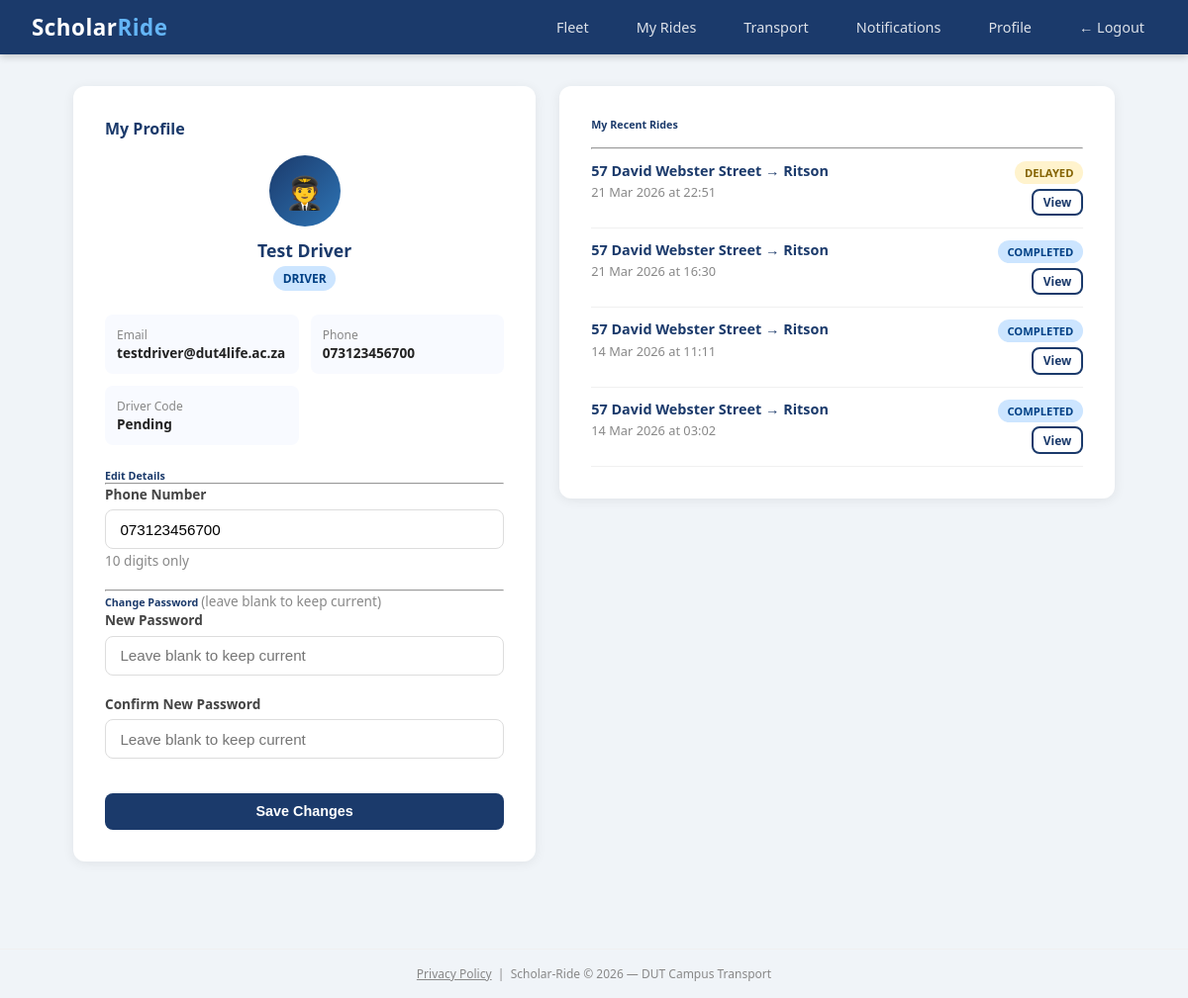
The page /profile (signed in) on the database its author committed.
### scholar_ride/models.py (models this page shows)
class User(db.Model, UserMixin):
    id = db.Column(db.Integer, primary_key=True)
    student_number = db.Column(db.String(20), unique=True, nullable=True)
    staff_number = db.Column(db.String(20), unique=True, nullable=True)
    full_name = db.Column(db.String(100), nullable=False)
    email = db.Column(db.String(120), unique=True, nullable=False)
    phone = db.Column(db.String(20), nullable=False)
    password_hash = db.Column(db.String(128), nullable=False)
    role = db.Column(db.String(20), default='student')
    department = db.Column(db.String(100), nullable=True)
    verified = db.Column(db.Boolean, default=False)
    approval_status = db.Column(db.String(20), default='pending')
    otp = db.Column(db.String(6), nullable=True)
    created_at = db.Column(db.DateTime, default=datetime.utcnow)
    driver_code = db.Column(db.String(20), nullable=True)
    rides = db.relationship('Ride', backref='driver', lazy=True)
    bookings = db.relationship('Booking', backref='student', lazy=True)
    session_token = db.Column(db.String(100), nullable=True)

class Ride(db.Model):
    id = db.Column(db.Integer, primary_key=True)
    driver_id = db.Column(db.Integer, db.ForeignKey('user.id'), nullable=False)
    origin = db.Column(db.String(200), nullable=False)
    destination = db.Column(db.String(200), nullable=False)
    departure_time = db.Column(db.DateTime, nullable=False)
    available_seats = db.Column(db.Integer, nullable=False)
    total_seats = db.Column(db.Integer, nullable=False)
    status = db.Column(db.String(20), default='active')
    created_at = db.Column(db.DateTime, default=datetime.utcnow)
    bookings = db.relationship('Booking', backref='ride', lazy=True)
    vehicle_type = db.Column(db.String(50), nullable=True)
    vehicle_model = db.Column(db.String(100), nullable=True)
    registration_number = db.Column(db.String(20), nullable=True)
    completed_at = db.Column(db.DateTime, nullable=True)

### scholar_ride/routes/auth.py (the view, shortened to what this page needs)
@auth.route('/profile', methods=['GET', 'POST'])
@login_required
def profile():
    from scholar_ride.models import Booking, Ride
    if current_user.role == 'driver':
        history = Ride.query.filter_by(driver_id=current_user.id)\
                            .order_by(Ride.departure_time.desc()).limit(5).all()
    else:
        bookings = Booking.query.filter_by(student_id=current_user.id)\
                                .order_by(Booking.booking_date.desc()).limit(5).all()
        history = [b.ride for b in bookings if b.ride][:5]
    return render_template('profile.html', history=history)

### scholar_ride/models.py (called while the page is built)
@login_manager.user_loader
def load_user(user_id):
    return User.query.get(int(user_id))

### scholar_ride/templates/profile.html (shortened to what this page needs)
{% extends "base.html" %}
{% block content %}
<div class="profile-wrapper" style="display:grid; grid-template-columns:{% if current_user.role == 'admin' %}1fr{% else %}1fr 1.2fr{% endif %}; gap:1.5rem; align-items:flex-start;">
    <div>
        <div class="card p-4 mb-3">
            <h4 style="color:#1B3A6B; margin-bottom:1rem;">My Profile</h4>
            <div style="text-align:center; margin-bottom:1.5rem;">
                <div style="width:72px; height:72px; border-radius:50%; background:linear-gradient(135deg,#1B3A6B,#2E75B6);
                            display:flex; align-items:center; justify-content:center;
                            font-size:2rem; margin:0 auto 0.75rem;">
                    {% if current_user.role == 'driver' %}🧑‍✈️
                    {% elif current_user.role == 'admin' %}👨‍💼
                    {% elif current_user.role == 'staff' %}👨‍🏫
                    {% else %}🎓{% endif %}
                </div>
                <div style="font-weight:700; font-size:1.1rem; color:#1B3A6B;">{{ current_user.full_name }}</div>
                <span class="badge badge-primary" style="margin-top:0.25rem;">{{ current_user.role | upper }}</span>
            </div>
            <div style="display:grid; grid-template-columns:1fr 1fr; gap:0.75rem; margin-bottom:1.5rem;">
                <div style="background:#f8faff; border-radius:8px; padding:0.75rem;">
                    <div style="font-size:0.75rem; color:#888;">Email</div>
                    <div style="font-size:0.85rem; font-weight:600; word-break:break-all;">{{ current_user.email }}</div>
                </div>
                <div style="background:#f8faff; border-radius:8px; padding:0.75rem;">
                    <div style="font-size:0.75rem; color:#888;">Phone</div>
                    <div style="font-size:0.85rem; font-weight:600;">{{ current_user.phone }}</div>
                </div>
                {% if current_user.role != 'admin' %}
                <div style="background:#f8faff; border-radius:8px; padding:0.75rem;">
                    {% if current_user.role == 'staff' %}
                    <div style="font-size:0.75rem; color:#888;">Staff No.</div>
                    <div style="font-size:0.85rem; font-weight:600;">{{ current_user.staff_number or 'N/A' }}</div>
                    {% elif current_user.role == 'driver' %}
                    <div style="font-size:0.75rem; color:#888;">Driver Code</div>
                    <div style="font-size:0.85rem; font-weight:600;">{{ current_user.driver_code or 'Pending' }}</div>
                    {% else %}
                    <div style="font-size:0.75rem; color:#888;">Student No.</div>
                    <div style="font-size:0.85rem; font-weight:600;">{{ current_user.student_number or 'N/A' }}</div>
                    {% endif %}
                </div>
                {% endif %}
            </div>
            <h6 style="color:#1B3A6B;">Edit Details</h6>
            <hr>
            <form method="POST" action="/profile">
                <div class="form-group">
                    <label>Phone Number</label>
                    <input type="text" name="phone" class="form-control"
                           value="{{ current_user.phone }}"
                           maxlength="10"
                           pattern="[0-9]{10}"
                           title="Phone number must be exactly 10 digits"
                           required>
                    <small class="text-muted">10 digits only</small>
                </div>
                <hr>
                <h6 style="color:#1B3A6B;">Change Password
                    <small class="text-muted" style="font-weight:400;">(leave blank to keep current)</small>
                </h6>
                <div class="form-group">
                    <label>New Password</label>
                    <input type="password" name="new_password" class="form-control"
                           placeholder="Leave blank to keep current">
                </div>
                <div class="form-group">
                    <label>Confirm New Password</label>
                    <input type="password" name="confirm_password" class="form-control"
                           placeholder="Leave blank to keep current">
                </div>
                <button type="submit" class="btn btn-primary w-100 mt-2">Save Changes</button>
            </form>
        </div>
    </div>
    {% if current_user.role in ['student', 'staff', 'driver'] %}
    <div>
        <div class="card p-4">
            <h6 style="color:#1B3A6B; margin-bottom:1rem;">
                {% if current_user.role == 'driver' %}My Recent Rides{% else %}My Ride History{% endif %}
            </h6>
            <hr>
            {% if history %}
                {% for ride in history %}
                <div style="padding:0.75rem 0; border-bottom:1px solid #f0f0f0;">
                    <div style="display:flex; justify-content:space-between; align-items:flex-start; gap:0.5rem; flex-wrap:wrap;">
                        <div>
                            <div style="font-weight:600; font-size:0.9rem; color:#1B3A6B;">
                                {{ ride.origin }} → {{ ride.destination }}
                            </div>
                            <div style="font-size:0.8rem; color:#888; margin-top:0.2rem;">
                                {{ ride.departure_time.strftime('%d %b %Y at %H:%M') }}
                            </div>
                        </div>
                        <div style="display:flex; flex-direction:column; align-items:flex-end; gap:0.3rem;">
                            <span class="badge
                                {% if ride.status == 'active' %}badge-success
                                {% elif ride.status == 'completed' %}badge-primary
                                {% elif ride.status == 'cancelled' %}badge-danger
                                {% elif ride.status == 'delayed' %}badge-warning
                                {% else %}badge-secondary{% endif %}"
                                style="font-size:0.7rem;">
                                {{ ride.status | upper }}
                            </span>
                            <a href="/rides/{{ ride.id }}" class="btn btn-sm btn-outline"
                               style="font-size:0.75rem; padding:0.2rem 0.6rem;">View</a>
                        </div>
                    </div>
                </div>
                {% endfor %}
            {% endif %}
        </div>
    </div>
    {% endif %}
</div>
{% endblock %}

### scholar_ride/templates/base.html (style rules this page uses)
*, *::before, *::after { box-sizing: border-box; margin: 0; padding: 0; }
body { font-family: 'Segoe UI', Tahoma, Geneva, Verdana, sans-serif; background: #f0f4f8; color: #222; }
.card { background: white; border-radius: 12px; box-shadow: 0 2px 12px rgba(0,0,0,0.07); padding: 2rem; margin-bottom: 1.5rem; }
.form-group { margin-bottom: 1.2rem; }
.form-group label { display: block; font-size: 0.85rem; font-weight: 600; color: #444; margin-bottom: 0.4rem; }
.form-control, .form-select { width: 100%; padding: 0.65rem 0.9rem; border: 1.5px solid #ddd; border-radius: 8px; font-size: 0.95rem; transition: border-color 0.2s; background: white; }
.btn { display: inline-block; padding: 0.65rem 1.4rem; border-radius: 8px; font-size: 0.9rem; font-weight: 600; cursor: pointer; border: none; text-decoration: none; text-align: center; transition: all 0.2s; }
.btn-primary { background: #1B3A6B; color: white; }
.btn-outline { background: transparent; color: #1B3A6B; border: 2px solid #1B3A6B; }
.btn-sm { padding: 0.35rem 0.8rem; font-size: 0.8rem; }
.badge { display: inline-block; padding: 0.25rem 0.6rem; border-radius: 20px; font-size: 0.75rem; font-weight: 700; }
.badge-warning { background: #fff3cd; color: #856404; }
.badge-primary { background: #cce5ff; color: #004085; }
.text-muted { color: #888; font-size: 0.85rem; }
.mt-2 { margin-top: 1rem; }
.w-100 { width: 100%; }

### rows shown on the page
User: full_name "Test Driver", role "DRIVER", email "testdriver@dut4life.ac.za", phone "073123456700", driver_code "Pending"
Ride: origin "57 David Webster Street", destination "Ritson", departure_time "21 Mar 2026 at 22:51", status "DELAYED"
Ride: origin "57 David Webster Street", destination "Ritson", departure_time "21 Mar 2026 at 16:30", status "COMPLETED"
Ride: origin "57 David Webster Street", destination "Ritson", departure_time "14 Mar 2026 at 11:11", status "COMPLETED"
Ride: origin "57 David Webster Street", destination "Ritson", departure_time "14 Mar 2026 at 03:02", status "COMPLETED"
